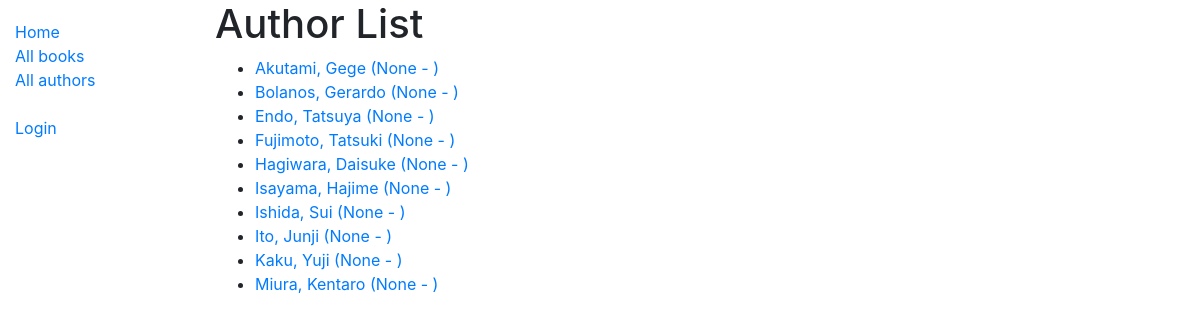
Screenshot of /catalog/authors/ with the database file from the repository.
### catalog/models.py (models this page shows)
class Author(models.Model):
    first_name = models.CharField(max_length=100)
    last_name = models.CharField(max_length=100)
    date_of_birth = models.DateField(null=True, blank=True)
    date_of_death = models.DateField('Died', null=True, blank=True)
    class Meta:
        ordering = ['last_name', 'first_name']
    def get_absolute_url(self):
        return reverse('author-detail', args=[str(self.id)])
    def __str__(self):
        return f'{self.last_name}, {self.first_name}'

### catalog/views.py (the view)
# urls.py: path('authors/', views.AuthorListView.as_view(), name='authors'),
class AuthorListView(generic.ListView):
    model = Author
    paginate_by = 10

### catalog/templates/catalog/author_list.html
{% extends "base_generic.html" %}
{% block content %}
<h1>Author List</h1>
{% if author_list %}
  <ul>
  {% for author in author_list %}
    <li>
      <a href="{{ author.get_absolute_url }}">
      {{ author }} ({{author.date_of_birth}} - {% if author.date_of_death %}{{author.date_of_death}}{% endif %})
      </a>
    </li>
  {% endfor %}
 </ul>
{% else %}
  <p>There are no authors available.</p>
{% endif %}
{% endblock %}

### rows the page displays
Author: last_name+first_name "Akutami, Gege", date_of_birth "None"
Author: last_name+first_name "Bolanos, Gerardo", date_of_birth "None"
Author: last_name+first_name "Endo, Tatsuya", date_of_birth "None"
Author: last_name+first_name "Fujimoto, Tatsuki", date_of_birth "None"
Author: last_name+first_name "Hagiwara, Daisuke", date_of_birth "None"
Author: last_name+first_name "Isayama, Hajime", date_of_birth "None"
Author: last_name+first_name "Ishida, Sui", date_of_birth "None"
Author: last_name+first_name "Ito, Junji", date_of_birth "None"
Author: last_name+first_name "Kaku, Yuji", date_of_birth "None"
Author: last_name+first_name "Miura, Kentaro", date_of_birth "None"
